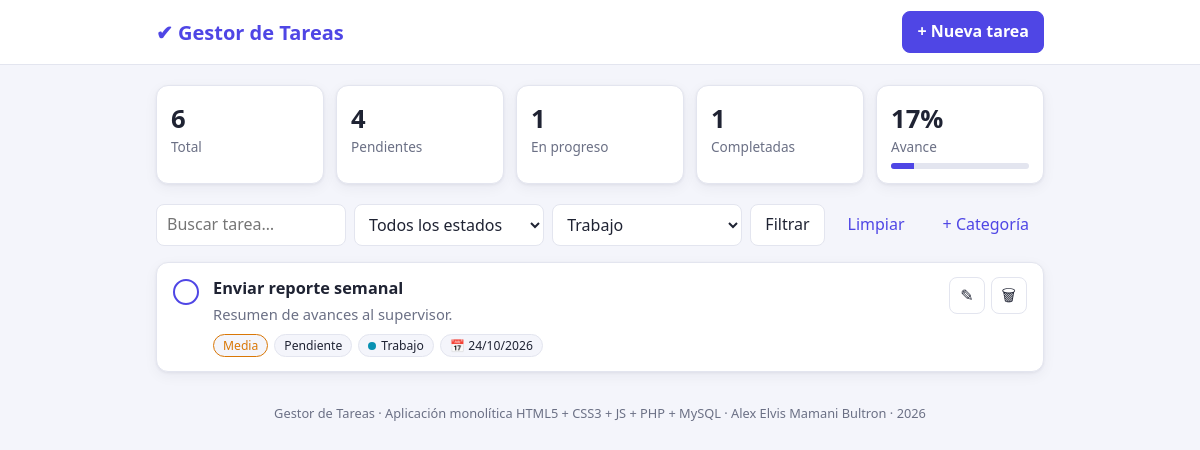
/index.php?categoria=2, run on the app's committed database.
### tables this page shows
CREATE TABLE `tareas` (
  `id`             INT UNSIGNED NOT NULL AUTO_INCREMENT,
  `titulo`         VARCHAR(150) NOT NULL,
  `descripcion`    TEXT NULL,
  `prioridad`      ENUM('baja','media','alta') NOT NULL DEFAULT 'media',
  `estado`         ENUM('pendiente','en_progreso','completada') NOT NULL DEFAULT 'pendiente',
  `fecha_limite`   DATE NULL,
  `categoria_id`   INT UNSIGNED NULL,
  `creado_en`      DATETIME NOT NULL DEFAULT CURRENT_TIMESTAMP,
  `actualizado_en` DATETIME NOT NULL DEFAULT CURRENT_TIMESTAMP ON UPDATE CURRENT_TIMESTAMP,
  PRIMARY KEY (`id`),
  KEY `idx_tareas_estado` (`estado`),
  KEY `idx_tareas_categoria` (`categoria_id`),
  CONSTRAINT `fk_tareas_categoria`
    FOREIGN KEY (`categoria_id`) REFERENCES `categorias` (`id`)
    ON DELETE SET NULL ON UPDATE CASCADE
);

CREATE TABLE `categorias` (
  `id`     INT UNSIGNED NOT NULL AUTO_INCREMENT,
  `nombre` VARCHAR(60)  NOT NULL,
  `color`  CHAR(7)      NOT NULL DEFAULT '#4f46e5',
  PRIMARY KEY (`id`),
  UNIQUE KEY `uq_categorias_nombre` (`nombre`)
);

### db.php (called while the page is built, shortened)
<?php
function db(): PDO
{
    static $pdo = null;
    if ($pdo !== null) {
        return $pdo;
    }
    $dsn = 'mysql:host=' . DB_HOST . ';dbname=' . DB_NAME . ';charset=' . DB_CHARSET;
    try {
        $pdo = new PDO($dsn, DB_USER, DB_PASS, [
            PDO::ATTR_ERRMODE            => PDO::ERRMODE_EXCEPTION,
            PDO::ATTR_DEFAULT_FETCH_MODE => PDO::FETCH_ASSOC,
            PDO::ATTR_EMULATE_PREPARES   => false,
        ]);
    } catch (PDOException $e) {
        http_response_code(500);
        $detalle = APP_DEBUG ? htmlspecialchars($e->getMessage()) : 'Revisa config.php';
        echo '<!doctype html><meta charset="utf-8"><title>Error de conexión</title>'
           . '<div style="font-family:system-ui;max-width:640px;margin:60px auto;padding:24px;border:1px solid #fca5a5;background:#fef2f2;border-radius:12px">'
           . '<h2 style="margin-top:0;color:#b91c1c">No se pudo conectar a la base de datos</h2>'
           . '<p><b>Detalle:</b> ' . $detalle . '</p>'
           . '<ul><li>Verifica DB_NAME y DB_USER con el prefijo de cPanel.</li>'
           . '<li>Verifica la contraseña del usuario.</li>'
           . '<li>Confirma que el usuario fue agregado a la BD con TODOS LOS PRIVILEGIOS.</li>'
           . '<li>Confirma que importaste dump.sql en phpMyAdmin.</li></ul></div>';
        exit;
    }
    return $pdo;
}

### index.php (the view, shortened to what this page needs)
<?php
require_once __DIR__ . '/db.php';
function e($v): string { return htmlspecialchars((string)$v, ENT_QUOTES, 'UTF-8'); }
$PRIORIDADES = ['baja' => 'Baja', 'media' => 'Media', 'alta' => 'Alta'];
$ESTADOS     = ['pendiente' => 'Pendiente', 'en_progreso' => 'En progreso', 'completada' => 'Completada'];
$fEstado    = array_key_exists($_GET['estado'] ?? '', $ESTADOS) ? $_GET['estado'] : '';
$fCategoria = (int)($_GET['categoria'] ?? 0);
$fBuscar    = trim($_GET['q'] ?? '');
$where = [];
$params = [];
if ($fCategoria > 0)  { $where[] = 't.categoria_id = :cat';       $params[':cat'] = $fCategoria; }
$sql = "SELECT t.*, c.nombre AS categoria, c.color
        FROM tareas t LEFT JOIN categorias c ON c.id = t.categoria_id"
     . ($where ? ' WHERE ' . implode(' AND ', $where) : '')
     . " ORDER BY (t.estado = 'completada'), FIELD(t.prioridad,'alta','media','baja'),
                 t.fecha_limite IS NULL, t.fecha_limite, t.id DESC";
$stmt = db()->prepare($sql);
$stmt->execute($params);
$tareas = $stmt->fetchAll();
$categorias = db()->query('SELECT * FROM categorias ORDER BY nombre')->fetchAll();
$stats = db()->query("SELECT COUNT(*) total,
                             SUM(estado='pendiente') pendientes,
                             SUM(estado='en_progreso') progreso,
                             SUM(estado='completada') completadas
                      FROM tareas")->fetch();
$avance = $stats['total'] ? round($stats['completadas'] * 100 / $stats['total']) : 0;
$volver = http_build_query(array_filter(['estado' => $fEstado, 'categoria' => $fCategoria ?: '', 'q' => $fBuscar]));
$hoy    = date('Y-m-d');
?>
<!DOCTYPE html>
<html lang="es">
<head>
    <link rel="stylesheet" href="assets/style.css">
</head>
<body>
<header class="topbar">
    <div class="contenedor topbar__in">
        <h1 class="logo">✔ <?= e(APP_NAME) ?></h1>
        <button class="btn btn--primario" data-abrir="modalTarea">+ Nueva tarea</button>
    </div>
</header>
<main class="contenedor">
    <section class="stats">
        <div class="stat"><span><?= (int)$stats['total'] ?></span>Total</div>
        <div class="stat"><span><?= (int)$stats['pendientes'] ?></span>Pendientes</div>
        <div class="stat"><span><?= (int)$stats['progreso'] ?></span>En progreso</div>
        <div class="stat"><span><?= (int)$stats['completadas'] ?></span>Completadas</div>
        <div class="stat stat--avance">
            <span><?= $avance ?>%</span>Avance
            <div class="barra"><div style="width:<?= $avance ?>%"></div></div>
        </div>
    </section>
    <form class="filtros" method="get">
        <input type="search" name="q" placeholder="Buscar tarea…" value="<?= e($fBuscar) ?>">
        <select name="estado">
            <option value="">Todos los estados</option>
        </select>
        <select name="categoria">
            <?php foreach ($categorias as $c): ?>
                <option value="<?= $c['id'] ?>" <?= $fCategoria === (int)$c['id'] ? 'selected' : '' ?>><?= e($c['nombre']) ?></option>
            <?php endforeach; ?>
        </select>
        <button class="btn">Filtrar</button>
        <?php if ($volver): ?><a class="btn btn--texto" href="index.php">Limpiar</a><?php endif; ?>
        <button type="button" class="btn btn--texto" data-abrir="modalCategoria">+ Categoría</button>
    </form>
    <ul class="lista">
        <?php foreach ($tareas as $t):
            $vencida = $t['fecha_limite'] && $t['fecha_limite'] < $hoy && $t['estado'] !== 'completada'; ?>
            <li class="tarea tarea--<?= e($t['estado']) ?>">
                <form method="post" class="tarea__check">
                    <button class="check" title="Marcar como completada / pendiente"
                            aria-label="Alternar estado"><?= $t['estado'] === 'completada' ? '✓' : '' ?></button>
                </form>
                <div class="tarea__cuerpo">
                    <h3><?= e($t['titulo']) ?></h3>
                    <?php if ($t['descripcion']): ?><p><?= nl2br(e($t['descripcion'])) ?></p><?php endif; ?>
                    <div class="etiquetas">
                        <span class="tag tag--<?= e($t['prioridad']) ?>"><?= $PRIORIDADES[$t['prioridad']] ?></span>
                        <span class="tag"><?= $ESTADOS[$t['estado']] ?></span>
                        <?php if ($t['categoria']): ?>
                            <span class="tag" style="--c:<?= e($t['color']) ?>"><i class="punto"></i><?= e($t['categoria']) ?></span>
                        <?php endif; ?>
                        <?php if ($t['fecha_limite']): ?>
                            <span class="tag <?= $vencida ? 'tag--vencida' : '' ?>">📅 <?= date('d/m/Y', strtotime($t['fecha_limite'])) ?><?= $vencida ? ' · vencida' : '' ?></span>
                        <?php endif; ?>
                    </div>
                </div>
                <div class="tarea__acciones">
                    <button class="btn btn--icono" title="Editar" data-editar='<?= e(json_encode($t, JSON_UNESCAPED_UNICODE)) ?>'>✎</button>
                    <form method="post" data-confirmar="¿Eliminar esta tarea?">
                        <button class="btn btn--icono btn--peligro" title="Eliminar">🗑</button>
                    </form>
                </div>
            </li>
        <?php endforeach; ?>
    </ul>
</main>
<footer class="pie contenedor">
    <?= e(APP_NAME) ?> · Aplicación monolítica HTML5 + CSS3 + JS + PHP + MySQL · <?= e(APP_AUTOR) ?> · <?= date('Y') ?>
</footer>
</body>
</html>

### assets/style.css (style rules this page uses)
:root { --bg: #f4f5fb; --card: #fff; --texto: #1f2333; --suave: #6b7085; --borde: #e3e5ef; --primario: #4f46e5; --primario-h: #4338ca; --peligro: #dc2626; --alta: #dc2626; --media: #d97706; --baja: #16a34a; --radio: 12px; --sombra: 0 1px 3px rgba(20,20,50,.06), 0 4px 14px rgba(20,20,50,.05); }
* { box-sizing: border-box; }
body { margin: 0; font-family: system-ui, -apple-system, "Segoe UI", Roboto, sans-serif; background: var(--bg); color: var(--texto); line-height: 1.45; }
.contenedor { max-width: 920px; margin: 0 auto; padding: 0 16px; }
.topbar { background: var(--card); border-bottom: 1px solid var(--borde); position: sticky; top: 0; z-index: 5; }
.topbar__in { display: flex; align-items: center; justify-content: space-between; height: 64px; }
.logo { font-size: 1.25rem; margin: 0; color: var(--primario); }
.btn { font: inherit; border: 1px solid var(--borde); background: var(--card); color: var(--texto); padding: 8px 14px; border-radius: 8px; cursor: pointer; text-decoration: none; white-space: nowrap; }
.btn--primario { background: var(--primario); border-color: var(--primario); color: #fff; font-weight: 600; }
.btn--texto { border-color: transparent; background: none; color: var(--primario); }
.btn--icono { padding: 6px 10px; }
.stats { display: grid; grid-template-columns: repeat(5, 1fr); gap: 12px; margin: 20px 0; }
.stat { background: var(--card); border-radius: var(--radio); box-shadow: var(--sombra); padding: 14px; color: var(--suave); font-size: .85rem; border: 1px solid var(--borde); }
.stat span { display: block; font-size: 1.6rem; font-weight: 700; color: var(--texto); }
.barra { height: 6px; background: var(--borde); border-radius: 99px; margin-top: 6px; overflow: hidden; }
.barra div { height: 100%; background: var(--primario); }
.filtros { display: flex; flex-wrap: wrap; gap: 8px; margin-bottom: 16px; }
.filtros input, .filtros select { flex: 1 1 160px; }
input, select, textarea { font: inherit; padding: 8px 10px; border: 1px solid var(--borde); border-radius: 8px; background: var(--card); color: var(--texto); width: 100%; }
.lista { list-style: none; padding: 0; margin: 0; display: grid; gap: 10px; }
.tarea { display: flex; gap: 14px; align-items: flex-start; background: var(--card); border: 1px solid var(--borde); border-radius: var(--radio); padding: 14px 16px; box-shadow: var(--sombra); }
.tarea__cuerpo { flex: 1; min-width: 0; }
.tarea__cuerpo h3 { margin: 0 0 4px; font-size: 1.02rem; }
.tarea__cuerpo p { margin: 0 0 8px; color: var(--suave); font-size: .92rem; overflow-wrap: anywhere; }
.tarea__acciones { display: flex; gap: 6px; }
.tarea__acciones form { margin: 0; }
.check { width: 26px; height: 26px; border-radius: 50%; border: 2px solid var(--primario); background: none; color: #fff; cursor: pointer; font-weight: 700; margin-top: 2px; }
.etiquetas { display: flex; flex-wrap: wrap; gap: 6px; }
.tag { font-size: .76rem; padding: 2px 9px; border-radius: 99px; background: var(--bg); border: 1px solid var(--borde); display: inline-flex; align-items: center; gap: 5px; }
.tag--media { color: var(--media); border-color: currentColor; }
.punto { width: 8px; height: 8px; border-radius: 50%; background: var(--c, var(--primario)); display: inline-block; }
.pie { text-align: center; color: var(--suave); font-size: .8rem; padding: 32px 16px; }

### data on the page
tareas: titulo "Enviar reporte semanal", descripcion "Resumen de avances al supervisor.", prioridad "Media", estado "Pendiente", categoria.nombre "Trabajo", fecha_limite "24/10/2026"

### other printed values
APP_NAME "Gestor de Tareas"
$stats['total'] "6"
$stats['pendientes'] "4"
$stats['progreso'] "1"
$stats['completadas'] "1"
$avance "17"
APP_AUTOR "Alex Elvis Mamani Bultron"
form field categoria "Trabajo"
